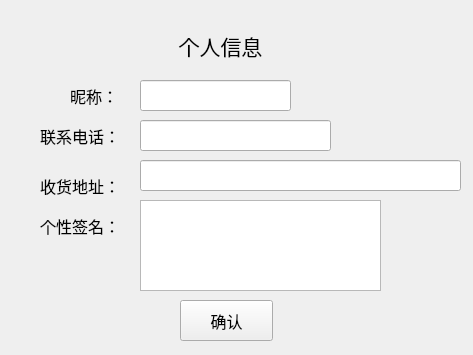
<?xml version="1.0" encoding="UTF-8"?>
<ui version="4.0">
 <class>PersonInfor</class>
 <widget class="QWidget" name="PersonInfor">
  <property name="geometry">
   <rect>
    <x>0</x>
    <y>0</y>
    <width>473</width>
    <height>355</height>
   </rect>
  </property>
  <property name="windowTitle">
   <string>修改个人信息</string>
  </property>
  <property name="windowIcon">
   <iconset resource="pic.qrc">
    <normaloff>:/personal.png</normaloff>:/personal.png</iconset>
  </property>
  <widget class="QLabel" name="label">
   <property name="geometry">
    <rect>
     <x>150</x>
     <y>20</y>
     <width>141</width>
     <height>51</height>
    </rect>
   </property>
   <property name="font">
    <font>
     <family>黑体</family>
     <pointsize>16</pointsize>
    </font>
   </property>
   <property name="text">
    <string>个人信息</string>
   </property>
   <property name="alignment">
    <set>Qt::AlignCenter</set>
   </property>
  </widget>
  <widget class="QLabel" name="label_2">
   <property name="geometry">
    <rect>
     <x>70</x>
     <y>80</y>
     <width>61</width>
     <height>31</height>
    </rect>
   </property>
   <property name="font">
    <font>
     <family>Adobe Devanagari</family>
     <pointsize>12</pointsize>
    </font>
   </property>
   <property name="text">
    <string>昵称：</string>
   </property>
  </widget>
  <widget class="QLabel" name="label_3">
   <property name="geometry">
    <rect>
     <x>40</x>
     <y>120</y>
     <width>91</width>
     <height>31</height>
    </rect>
   </property>
   <property name="font">
    <font>
     <family>Adobe Devanagari</family>
     <pointsize>12</pointsize>
    </font>
   </property>
   <property name="text">
    <string>联系电话：</string>
   </property>
  </widget>
  <widget class="QLabel" name="label_4">
   <property name="geometry">
    <rect>
     <x>40</x>
     <y>170</y>
     <width>91</width>
     <height>31</height>
    </rect>
   </property>
   <property name="font">
    <font>
     <family>Adobe Devanagari</family>
     <pointsize>12</pointsize>
    </font>
   </property>
   <property name="text">
    <string>收货地址：</string>
   </property>
  </widget>
  <widget class="QLabel" name="label_5">
   <property name="geometry">
    <rect>
     <x>40</x>
     <y>210</y>
     <width>91</width>
     <height>31</height>
    </rect>
   </property>
   <property name="font">
    <font>
     <family>Adobe Devanagari</family>
     <pointsize>12</pointsize>
    </font>
   </property>
   <property name="text">
    <string>个性签名：</string>
   </property>
  </widget>
  <widget class="QLineEdit" name="lineEdit">
   <property name="geometry">
    <rect>
     <x>140</x>
     <y>80</y>
     <width>151</width>
     <height>31</height>
    </rect>
   </property>
   <property name="font">
    <font>
     <family>Adobe Devanagari</family>
     <pointsize>12</pointsize>
    </font>
   </property>
  </widget>
  <widget class="QLineEdit" name="lineEdit_2">
   <property name="geometry">
    <rect>
     <x>140</x>
     <y>120</y>
     <width>191</width>
     <height>31</height>
    </rect>
   </property>
   <property name="font">
    <font>
     <family>Adobe Devanagari</family>
     <pointsize>12</pointsize>
    </font>
   </property>
  </widget>
  <widget class="QLineEdit" name="lineEdit_3">
   <property name="geometry">
    <rect>
     <x>140</x>
     <y>160</y>
     <width>321</width>
     <height>31</height>
    </rect>
   </property>
   <property name="font">
    <font>
     <family>Adobe Devanagari</family>
     <pointsize>12</pointsize>
    </font>
   </property>
  </widget>
  <widget class="QTextEdit" name="textEdit">
   <property name="geometry">
    <rect>
     <x>140</x>
     <y>200</y>
     <width>241</width>
     <height>91</height>
    </rect>
   </property>
   <property name="font">
    <font>
     <family>楷体</family>
     <pointsize>10</pointsize>
    </font>
   </property>
  </widget>
  <widget class="QPushButton" name="pushButton">
   <property name="geometry">
    <rect>
     <x>180</x>
     <y>300</y>
     <width>93</width>
     <height>41</height>
    </rect>
   </property>
   <property name="font">
    <font>
     <family>Adobe Devanagari</family>
     <pointsize>12</pointsize>
    </font>
   </property>
   <property name="text">
    <string>确认</string>
   </property>
   <property name="shortcut">
    <string>Return</string>
   </property>
  </widget>
 </widget>
 <resources>
  <include location="pic.qrc"/>
 </resources>
 <connections/>
</ui>
